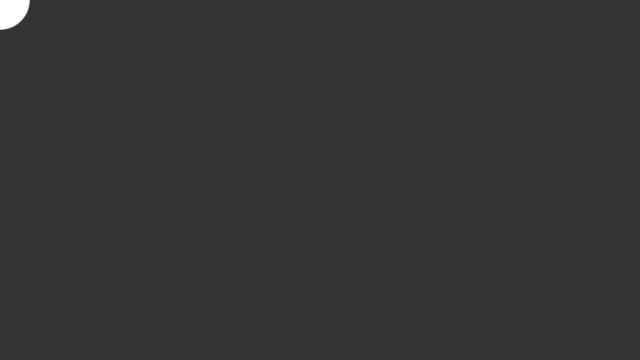
Frame 1 (no input)
Frame 60 (the mouse pressed at the canvas centre just before this capture): identical to frame 1, image omitted
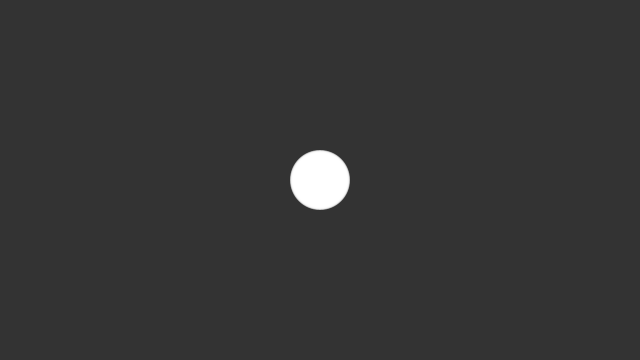
Frame 120 (the mouse held since frame 60 and released just before this capture)

The Processing sketch that drew these frames (run headless with seeded random() and noise(); from frame 60 on, the mouse is pressed at the canvas centre):

// Processing sketch: processing_163077
// ── processing_163077.pde

//Original: http://processing.org/examples/storinginput.html

//Added two new variables for controlling separately:
//the size and quantity of circles and the quantity of positions of circles.
//int num = 120;

float tamanho = 60;  //Diametro Máximo dos Círculos
int circulos = 60; //Quantidade de Círculos
int posicoes = 60; //Quantidade de Posições


//float mx[] = new float[num];
//float my[] = new float[num];

float mx[] = new float[posicoes];
float my[] = new float[posicoes];

void setup() {
  size(640, 360);
  noStroke();
  fill(255, 153);
}

void draw() {
  background(51); 
  
  // Cycle through the array, using a different entry on each frame. 
  // Using modulo (%) like this is faster than moving all the values over.
  int which = frameCount % posicoes;
 
  mx[which] = mouseX;
  my[which] = mouseY;
  
  for (int i = 0; i < circulos; i++) {
    // which+1 is the smallest (the oldest in the array)
    int index = (which+1 + i) % posicoes;
    float diametro = (tamanho - circulos) + (i + 1); 
    ellipse(mx[index], my[index], diametro, diametro);
  }
}
